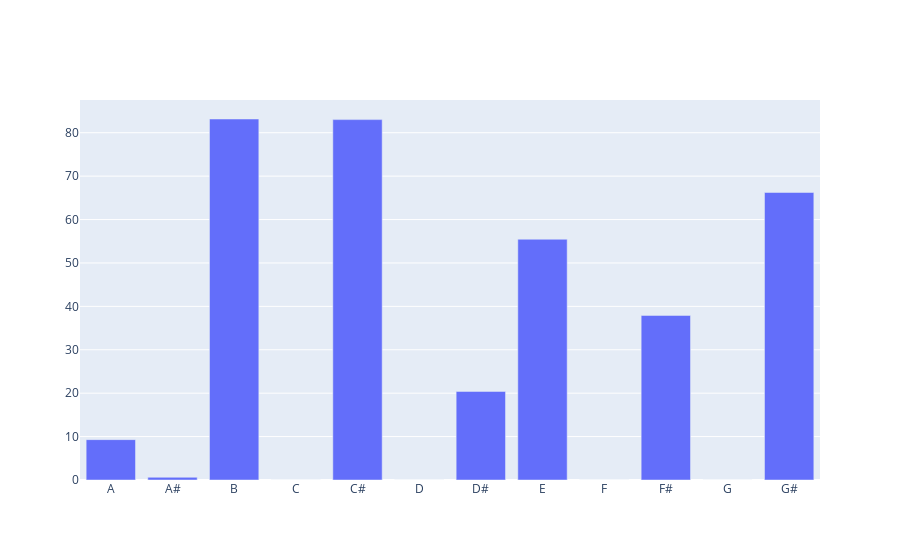

Notebook code cell kept with this figure:
### Code cell
# Using the results above, populate the Y values below to get a histogram
# "Duration a", represents "A" (first slot) , "Duration as" represents "A#" (second slot) , "Duration b" represent "B"  (third slot)
#  and so on

# Plot vocal distribution
import plotly.graph_objects as go
fig = go.Figure(data=go.Bar(x=["A","A#","B","C","C#","D","D#","E","F","F#","G","G#"], 
                            y=[9.3,0.62,83.16,0,83.02,0,20.4,55.46,0,37.91,0,66.23]))
fig.show()

### Figure 1 — Plotly figure (JSON) as saved in the notebook; plotly's stock layout.template omitted (floating-point values rounded to 4 significant figures)
{"data": [{"type": "bar", "x": ["A", "A#", "B", "C", "C#", "D", "D#", "E", "F", "F#", "G", "G#"], "y": [9.3, 0.62, 83.16, 0, 83.02, 0, 20.4, 55.46, 0, 37.91, 0, 66.23]}], "layout": {}}
